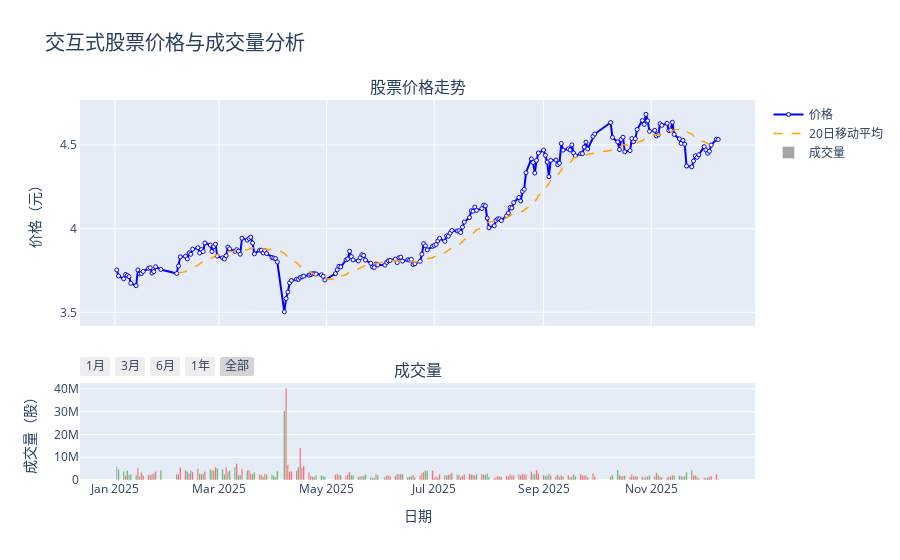

This figure's notebook cell:
### Code cell
# 修正后的代码：避免HTML字符串中的花括号冲突

import plotly.graph_objects as go
from plotly.subplots import make_subplots
import numpy as np
import pandas as pd
from IPython.display import display, HTML

# 生成数据
dates = pd.to_datetime(hs300_etf.index)
prices = hs300_etf['close']
volumes = hs300_etf['volume']

# 计算移动平均
sma_20 = pd.Series(prices).rolling(window=20).mean()

# 创建子图
fig = make_subplots(
    rows=2, cols=1,
    subplot_titles=('股票价格走势', '成交量'),
    vertical_spacing=0.15,
    row_heights=[0.7, 0.3],
    shared_xaxes=True,
    specs=[[{"secondary_y": False}], [{"secondary_y": False}]]
)

# 添加价格线
fig.add_trace(
    go.Scatter(
        x=dates,
        y=prices,
        mode='lines+markers',
        name='价格',
        line=dict(color='blue', width=2),
        marker=dict(size=4, color='white', line=dict(width=1, color='blue')),
        hovertemplate="<b>日期</b>: %{x|%Y-%m-%d}<br>" +
                     "<b>价格</b>: %{y:.2f}元<br>" +
                     "<extra></extra>"
    ),
    row=1, col=1
)

# 添加移动平均线
fig.add_trace(
    go.Scatter(
        x=dates,
        y=sma_20,
        mode='lines',
        name='20日移动平均',
        line=dict(color='orange', width=1.5, dash='dash'),
        hovertemplate="<b>日期</b>: %{x|%Y-%m-%d}<br>" +
                     "<b>20日均价</b>: %{y:.2f}元<br>" +
                     "<extra></extra>"
    ),
    row=1, col=1
)

# 添加成交量（根据涨跌着色）
colors = []
hover_texts = []
for i in range(len(dates)):
    if i == 0:
        colors.append('gray')
    else:
        colors.append('red' if prices[i] >= prices[i-1] else 'green')
    
    # 创建详细的悬停文本
    text = f"<b>日期</b>: {dates[i].strftime('%Y-%m-%d')}<br>"
    text += f"<b>价格</b>: {prices[i]:.2f}元<br>"
    text += f"<b>成交量</b>: {volumes[i]:,}股<br>"
    
    if i > 0:
        change = prices[i] - prices[i-1]
        pct_change = (change / prices[i-1]) * 100
        text += f"<b>涨跌</b>: {change:+.2f}元 ({pct_change:+.1f}%)<br>"
    
    # 计算成交额
    turnover = prices[i] * volumes[i]
    text += f"<b>成交额</b>: {turnover:,.0f}元"
    
    hover_texts.append(text)

fig.add_trace(
    go.Bar(
        x=dates,
        y=volumes,
        name='成交量',
        marker_color=colors,
        opacity=0.7,
        hovertext=hover_texts,
        hovertemplate="%{hovertext}<extra></extra>"
    ),
    row=2, col=1
)

# 更新布局
fig.update_layout(
    title_text='交互式股票价格与成交量分析',
    title_font_size=20,
    height=800,
    showlegend=True,
    hovermode='x unified',  # 统一悬停模式
    
    # 添加十字线
    xaxis=dict(
        showspikes=True,
        spikemode='across',
        spikesnap='cursor',
        showline=True,
        spikedash='solid',
        spikecolor='gray',
        spikethickness=1
    ),
    yaxis=dict(
        showspikes=True,
        spikemode='across',
        spikesnap='cursor',
        showline=True,
        spikedash='solid',
        spikecolor='gray',
        spikethickness=1
    ),
    
    # 添加范围选择器
    xaxis2=dict(
        rangeslider=dict(visible=False),
        rangeselector=dict(
            buttons=list([
                dict(count=1, label="1月", step="month", stepmode="backward"),
                dict(count=3, label="3月", step="month", stepmode="backward"),
                dict(count=6, label="6月", step="month", stepmode="backward"),
                dict(count=1, label="1年", step="year", stepmode="backward"),
                dict(step="all", label="全部")
            ])
        )
    )
)

# 更新x轴标签
fig.update_xaxes(title_text="日期", row=2, col=1)

# 更新y轴标签
fig.update_yaxes(title_text="价格（元）", row=1, col=1)
fig.update_yaxes(title_text="成交量（股）", row=2, col=1)

# 显示图表
fig.show()

# 提前计算统计值，避免在HTML字符串中使用花括号
avg_volume = f"{np.mean(volumes):,.0f}"
volatility = f"{np.std(prices)/np.mean(prices)*100:.2f}"

# 创建HTML字符串 - 使用f-string并转义花括号
html_content = f"""
<style>
.stock-info {{
    background-color: #f8f9fa;
    padding: 15px;
    border-radius: 8px;
    margin-top: 20px;
    border-left: 5px solid #007acc;
}}
.stock-info h4 {{
    color: #0056b3;
    margin-top: 0;
}}
.stats-grid {{
    display: grid;
    grid-template-columns: repeat(auto-fit, minmax(200px, 1fr));
    gap: 15px;
    margin-top: 10px;
}}
.stat-box {{
    background-color: white;
    padding: 10px;
    border-radius: 5px;
    box-shadow: 0 2px 4px rgba(0,0,0,0.1);
}}
.stat-label {{
    font-weight: bold;
    color: #666;
    font-size: 0.9em;
}}
.stat-value {{
    font-size: 1.2em;
    font-weight: bold;
    color: #333;
}}
</style>

<div class="stock-info">
    <h4>📊 统计信息</h4>
    <div class="stats-grid">
        <div class="stat-box">
            <div class="stat-label">分析期间</div>
            <div class="stat-value">60个交易日</div>
        </div>
        <div class="stat-box">
            <div class="stat-label">当前价格</div>
            <div class="stat-value" id="current-price">--</div>
        </div>
        <div class="stat-box">
            <div class="stat-label">平均成交量</div>
            <div class="stat-value">{avg_volume}股</div>
        </div>
        <div class="stat-box">
            <div class="stat-label">价格波动率</div>
            <div class="stat-value">{volatility}%</div>
        </div>
    </div>
</div>
"""

display(HTML(html_content))

# 添加JavaScript交互
js_code = """
<script>
// 当Plotly图表渲染完成后，添加自定义交互
const plotlyFig = document.querySelector('.plotly-graph-div');

if (plotlyFig) {
    // 监听Plotly的悬停事件
    plotlyFig.on('plotly_hover', function(data) {
        const points = data.points;
        if (points && points.length > 0) {
            const point = points[0];
            const price = point.y;
            
            // 更新统计信息中的当前价格
            const currentPriceEl = document.getElementById('current-price');
            if (currentPriceEl) {
                currentPriceEl.textContent = price.toFixed(2) + '元';
                currentPriceEl.style.color = price >= 100 ? '#4CAF50' : '#F44336';
            }
        }
    });
    
    // 监听点击事件
    plotlyFig.on('plotly_click', function(data) {
        const points = data.points;
        if (points && points.length > 0) {
            const point = points[0];
            const date = point.x;
            const price = point.y;
            
            // 创建自定义弹窗
            const modal = document.createElement('div');
            modal.style.position = 'fixed';
            modal.style.top = '50%';
            modal.style.left = '50%';
            modal.style.transform = 'translate(-50%, -50%)';
            modal.style.backgroundColor = 'white';
            modal.style.padding = '20px';
            modal.style.borderRadius = '10px';
            modal.style.boxShadow = '0 4px 20px rgba(0,0,0,0.2)';
            modal.style.zIndex = '1000';
            modal.style.minWidth = '300px';
            
            modal.innerHTML = `
                <h3 style="margin-top:0; color:#0056b3;">📊 数据详情</h3>
                <p><strong>📅 日期:</strong> ${new Date(date).toLocaleDateString()}</p>
                <p><strong>💰 价格:</strong> ${price.toFixed(2)}元</p>
                <button onclick="this.parentElement.remove()" 
                        style="background:#007acc; color:white; border:none; padding:8px 16px; border-radius:4px; cursor:pointer;">
                    关闭
                </button>
            `;
            
            document.body.appendChild(modal);
            
            // 点击背景关闭
            modal.addEventListener('click', function(e) {
                if (e.target === modal) {
                    modal.remove();
                }
            });
        }
    });
    
    console.log('Plotly交互已启用');
}
</script>
"""

display(HTML(js_code))

### Figure 1 — Plotly figure (JSON) as saved in the notebook; plotly's stock layout.template omitted (floating-point values rounded to 4 significant figures; data arrays with more than 128 entries replaced by an {"elided": "..."} marker saying what was removed)
{"data": [{"hovertemplate": "<b>日期</b>: %{x|%Y-%m-%d}<br><b>价格</b>: %{y:.2f}元<br><extra></extra>", "line": {"color": "blue", "width": 2}, "marker": {"color": "white", "line": {"color": "blue", "width": 1}, "size": 4}, "mode": "lines+markers", "name": "价格", "type": "scatter", "x": {"elided": "227 str values"}, "xaxis": "x", "y": {"elided": "227 float values"}, "yaxis": "y"}, {"hovertemplate": "<b>日期</b>: %{x|%Y-%m-%d}<br><b>20日均价</b>: %{y:.2f}元<br><extra></extra>", "line": {"color": "orange", "dash": "dash", "width": 1.5}, "mode": "lines", "name": "20日移动平均", "type": "scatter", "x": {"elided": "227 str values"}, "xaxis": "x", "y": {"elided": "227 float values"}, "yaxis": "y"}, {"hovertemplate": "%{hovertext}<extra></extra>", "hovertext": {"elided": "227 str values"}, "marker": {"color": {"elided": "227 str values"}}, "name": "成交量", "opacity": 0.7, "type": "bar", "x": {"elided": "227 str values"}, "xaxis": "x2", "y": {"elided": "227 int values"}, "yaxis": "y2"}], "layout": {"annotations": [{"font": {"size": 16}, "showarrow": false, "text": "股票价格走势", "x": 0.5, "xanchor": "center", "xref": "paper", "y": 1, "yanchor": "bottom", "yref": "paper"}, {"font": {"size": 16}, "showarrow": false, "text": "成交量", "x": 0.5, "xanchor": "center", "xref": "paper", "y": 0.255, "yanchor": "bottom", "yref": "paper"}], "autosize": true, "hovermode": "x unified", "showlegend": true, "title": {"font": {"size": 20}, "text": "交互式股票价格与成交量分析"}, "xaxis": {"anchor": "y", "autorange": true, "domain": [0, 1], "matches": "x2", "range": ["2024-12-12 21:18:07.5462", "2025-12-29 02:41:52.4538"], "showline": true, "showspikes": true, "showticklabels": false, "spikecolor": "gray", "spikedash": "solid", "spikemode": "across", "spikesnap": "cursor", "spikethickness": 1, "type": "date"}, "xaxis2": {"anchor": "y2", "autorange": true, "domain": [0, 1], "range": ["2024-12-12 21:18:07.5462", "2025-12-29 02:41:52.4538"], "rangeselector": {"buttons": [{"count": 1, "label": "1月", "step": "month", "stepmode": "backward"}, {"count": 3, "label": "3月", "step": "month", "stepmode": "backward"}, {"count": 6, "label": "6月", "step": "month", "stepmode": "backward"}, {"count": 1, "label": "1年", "step": "year", "stepmode": "backward"}, {"label": "全部", "step": "all"}]}, "rangeslider": {"visible": false, "yaxis2": {}}, "title": {"text": "日期"}, "type": "date"}, "yaxis": {"anchor": "x", "autorange": true, "domain": [0.405, 1], "range": [3.425, 4.761], "showline": true, "showspikes": true, "spikecolor": "gray", "spikedash": "solid", "spikemode": "across", "spikesnap": "cursor", "spikethickness": 1, "title": {"text": "价格（元）"}, "type": "linear"}, "yaxis2": {"anchor": "x2", "autorange": true, "domain": [0, 0.255], "range": [0, 42500000.0], "title": {"text": "成交量（股）"}, "type": "linear"}}}
